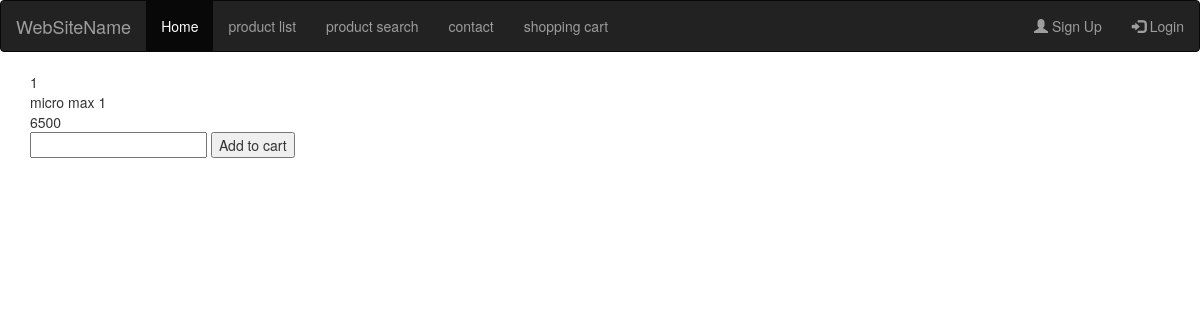
Page /product/detail/1 on the committed database.
### productinfo/models.py (models this page shows, shortened)
class Product (models.Model):
    name= models.CharField( max_length=100)
    description = models.CharField( max_length=250)
    price= models.IntegerField()
    brand= models.CharField(max_length=100, default="na")

### productinfo/views.py (the view)
def myproduct_detail(request, pid ):
    template = loader.get_template("product_detail.html")
    objects= Product.objects.get(id=pid)
    data = {"product":objects}
    res = template.render(data, request)
    return HttpResponse(res)

### productinfo/templates/product_detail.html (shortened to what this page needs)
{% extends 'index.html' %}
 {%  block content %}
{{product.id}} <br/>
{{product.name}}  <br/>
{{product.price}}  <br/>
<form action="/product/addtocart">
<input type="number" name="qty">
    <input type="submit" value="Add to cart">
</form>
    {% endblock %}

### rows in the picture
Product: id "1", name "micro max 1", price "6500"
